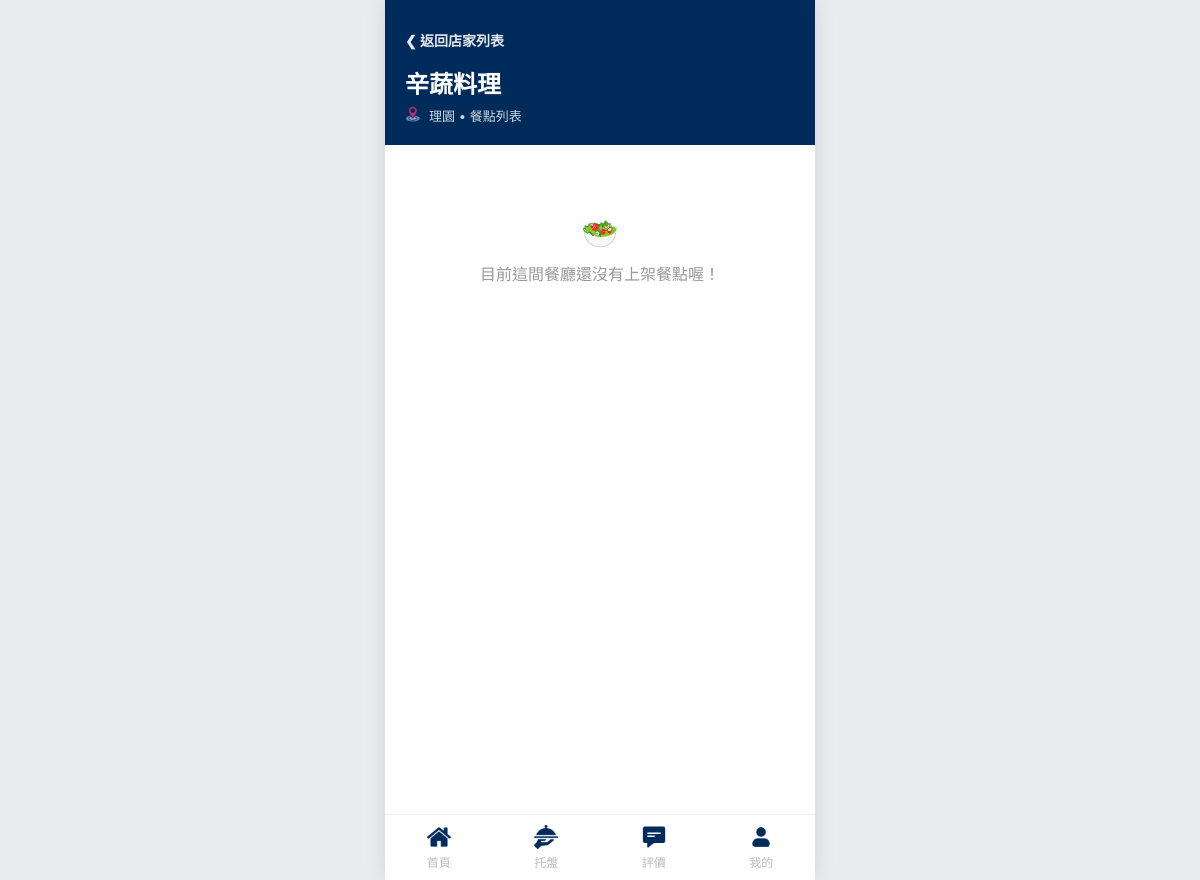
/restaurant_detail.php?r_id=4, run on an earlier commit of the app's database.
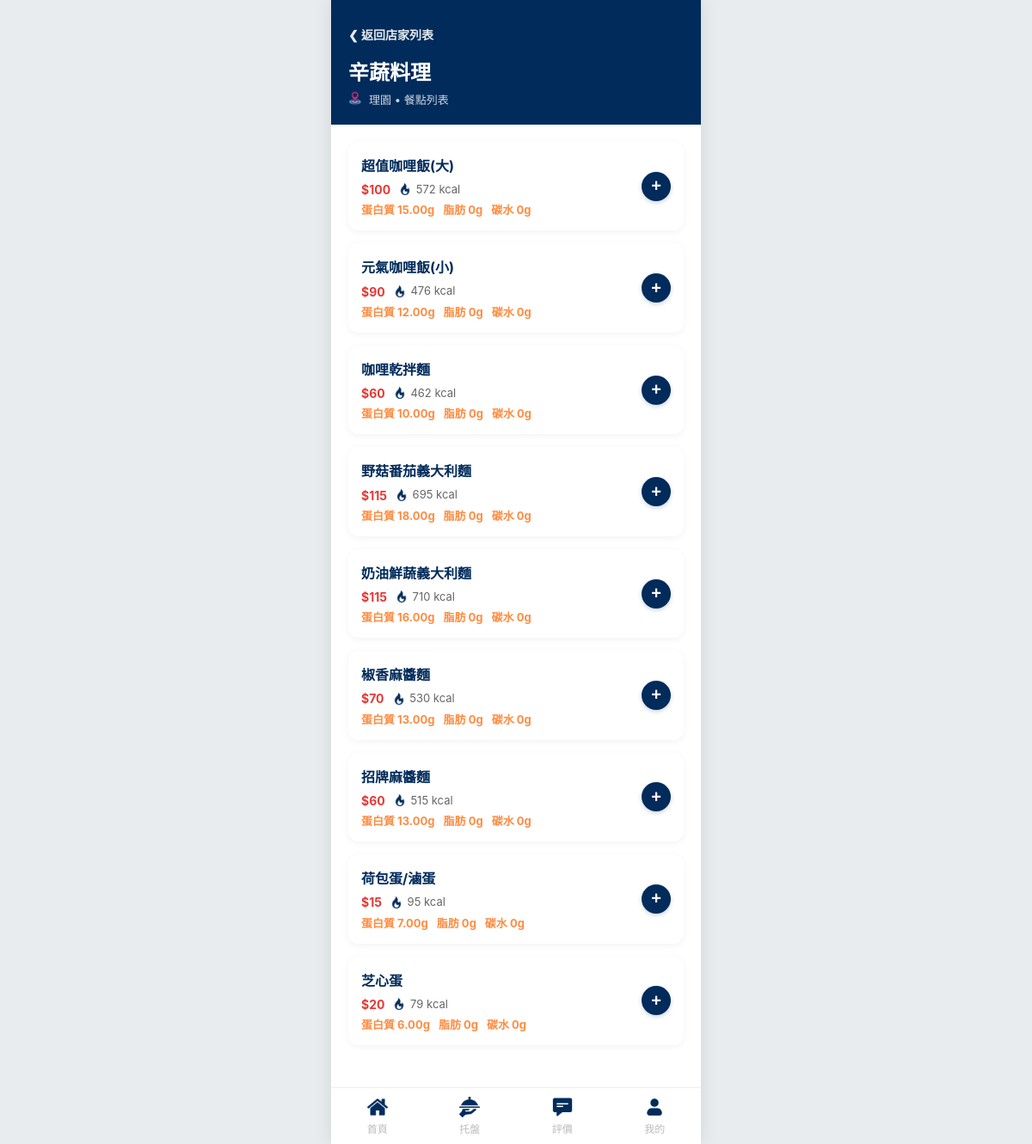
And on a later commit of the database.
### tables this page shows
CREATE TABLE `items` (
  `item_id` int(11) NOT NULL,
  `c_id` int(11) NOT NULL,
  `name` varchar(150) NOT NULL,
  `price` decimal(10,2) NOT NULL DEFAULT 0.00,
  `calories` int(11) DEFAULT NULL,
  `protein` decimal(5,2) DEFAULT NULL,
  `is_vegetarian` tinyint(1) DEFAULT 0
);

### restaurant_detail.php (the view, shortened to what this page needs)
<?php
include('header.php');
$r_id = isset($_GET['r_id']) ? intval($_GET['r_id']) : 0;
$res_sql = "SELECT r.name, r.location
            FROM restaurants r
            WHERE r.r_id = $r_id";
$res_result = $conn->query($res_sql);
$res_name = "餐廳資訊";
$res_loc = "未知位置";
if ($res_result && $res_result->num_rows > 0) {
    $res_data = $res_result->fetch_assoc();
    $res_name = $res_data['name'];
    $res_loc = $res_data['location'];
}
$sql = "SELECT i.item_id, i.name, i.price, i.calories, i.protein, i.fat, i.carbs, i.is_vegetarian
        FROM items i
        JOIN categories c ON i.c_id = c.c_id
        WHERE c.r_id = $r_id
        AND i.item_status = 1
        ORDER BY i.c_id ASC, i.item_id ASC";
$result = $conn->query($sql);
?>
<div class="header-section">
    <a href="index.php" class="back-btn">❮ 返回店家列表</a>
    <div class="header-title" style="display: flex; flex-direction: column; align-items: flex-start; gap: 6px;">
        <h1 style="margin: 0; font-size: 24px; color: #ffffff;">
            <?php echo htmlspecialchars($res_name); ?>
        </h1>
        <p style="margin: 0; display: flex; align-items: center; gap: 4px;">
            <img src="icon/destination_icon.png" alt="地點" class="dest-icon">
            <?php echo htmlspecialchars($res_loc); ?> • 餐點列表
        </p>
    </div>
</div>
<div class="menu-container">
    <?php if ($result && $result->num_rows > 0): ?>
        <?php while($row = $result->fetch_assoc()): ?>
            <?php
                $is_admin_or_owner = isset($_SESSION['role_id']) && in_array($_SESSION['role_id'], [1,2]);
                $show_add_btn = !$is_admin_or_owner;
            ?>
            <div class="item-card" data-item-id="<?php echo $row['item_id']; ?>" data-item-name="<?php echo htmlspecialchars($row['name'], ENT_QUOTES); ?>" data-price="<?php echo floatval($row['price']); ?>" data-calories="<?php echo htmlspecialchars($row['calories']); ?>" data-protein="<?php echo htmlspecialchars($row['protein']); ?>" data-fat="<?php echo htmlspecialchars($row['fat']); ?>" data-carbs="<?php echo htmlspecialchars($row['carbs']); ?>" style="display: flex; align-items: center; justify-content: space-between; padding: 15px; background: white; border-radius: 12px; margin-bottom: 15px; box-shadow: 0 2px 8px rgba(0,0,0,0.05);">
                <div class="item-info" style="display: flex; align-items: flex-start; gap: 12px; flex: 1;">
                    <div style="flex: 1;">
                        <h4 class="item-name" style="margin: 0; font-size: 16px; color: var(--fujen-blue, #002B5B);"><?php echo htmlspecialchars($row['name']); ?></h4>
                        <div class="nutrition">
                            <div class="nutrition-row">
                                <span class="price-tag">$<?php echo floatval($row['price']); ?></span>
                                <span><img src="icon/fire_icon.png" alt="熱量" class="fire-icon"> <?php echo ($row['calories'] !== null) ? $row['calories'] : '---'; ?> kcal</span>
                            </div>
                            <div class="nutrition-row">
                                <span class="pro-tag">蛋白質 <?php echo isset($row['protein']) ? $row['protein'] : '0'; ?>g</span>
                                <span class="pro-tag">脂肪 <?php echo isset($row['fat']) ? $row['fat'] : '0'; ?>g</span>
                                <span class="pro-tag">碳水 <?php echo isset($row['carbs']) ? $row['carbs'] : '0'; ?>g</span>
                            </div>
                        </div>
                    </div>
                </div>
                <?php if ($show_add_btn): ?>
                    <button class="add-btn" onclick="openTrayModal(<?php echo $row['item_id']; ?>, '<?php echo htmlspecialchars($row['name']); ?>')"
                            style="margin-left: 15px; flex-shrink: 0;">+</button>
                <?php endif; ?>
            </div>
        <?php endwhile; ?>
    <?php else: ?>
        <div style="text-align: center; padding: 50px; color: #999;">
            <div style="font-size: 30px; margin-bottom: 10px;">🥗</div>
            目前這間餐廳還沒有上架餐點喔！
        </div>
    <?php endif; ?>
</div>
<?php include('footer.php'); ?>

What changed in the data, as far as the page shows it:
added items: name "超值咖哩飯(大)", price "100", calories "572", protein "15.00"
added items: name "元氣咖哩飯(小)", price "90", calories "476", protein "12.00"
added items: name "咖哩乾拌麵", price "60", calories "462", protein "10.00"
added items: name "野菇番茄義大利麵", price "115", calories "695", protein "18.00"
added items: name "奶油鮮蔬義大利麵", price "115", calories "710", protein "16.00"
added items: name "椒香麻醬麵", price "70", calories "530", protein "13.00"
added items: name "招牌麻醬麵", price "60", calories "515", protein "13.00"
added items: name "荷包蛋/滷蛋", price "15", calories "95", protein "7.00"
added items: name "芝心蛋", price "20", calories "79", protein "6.00"
Also different on the page:
text no longer shown: "🥗 目前這間餐廳還沒有上架餐點喔！"
